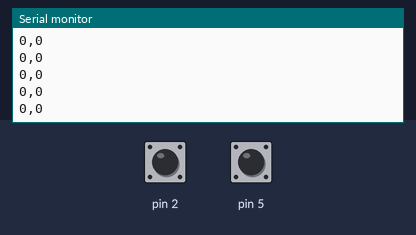
A sketch run on a simulated Arduino Uno, built with avr-gcc and run on an emulated ATmega328P. Parts: the last lines printed to the serial monitor. The test bench sets the inputs (shaded band); at power-on: pin 2 HIGH, pin 5 HIGH.

Above: at 1.2 s.
1.3 s: pin 2 pulled LOW for 0.15 s
At 1.31 s:
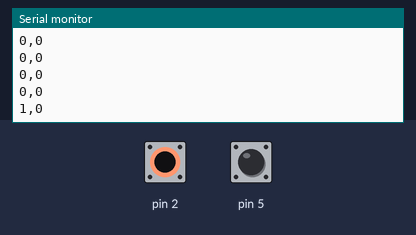
2.9 s: pin 5 pulled LOW for 0.15 s
At 2.91 s:
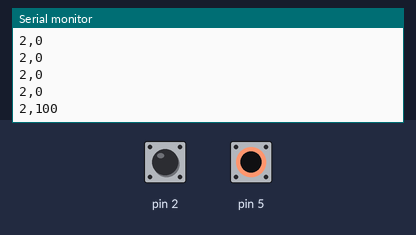
4.5 s: pin 2 pulled LOW for 1 s
At 4.51 s:
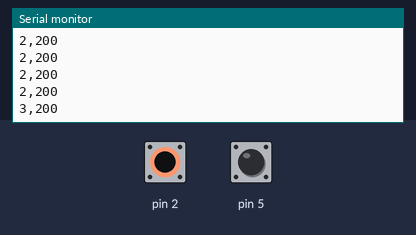
7.0 s: pin 5 pulled LOW for 1 s
At 7.01 s:
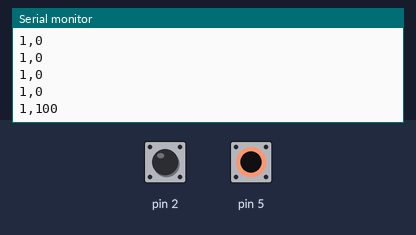
Timing chart, 0 to 10.0 s (numbered marks = the images above; inputs shaded):
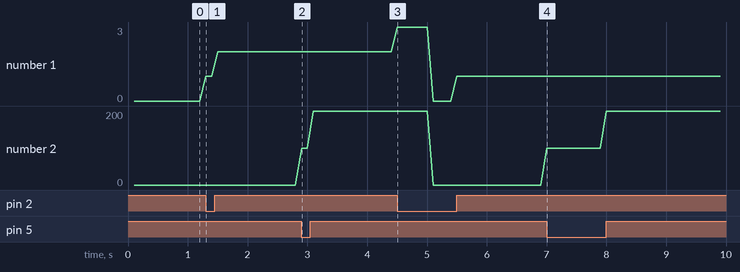

Measured:
- after the input at 1.3 s, the serial monitor: prints a new line at once (image 1)
- after the input at 2.9 s, the serial monitor: prints a new line at once (image 2)
- after the input at 4.5 s, the serial monitor: prints a new line at once (image 3)
- after the input at 7.0 s, the serial monitor: prints a new line at once (image 4)
- plotted number 1: 0 → 2 after the input at 1.3 s, 2 → 1 after the input at 4.5 s
- plotted number 2: 0 → 200 after the input at 2.9 s

The sketch:

register_test.ino
```cpp
#define EXTERNAL_SW 0x20 // PD5 핀
#define Encoder_output_1 0x04 // PD2 핀

volatile int count = 0;
volatile int val = 0;

void setup() {
  // 시리얼 통신 초기화
  Serial.begin(9600); // baudrate 9600

  // 외부 스위치 설정
  DDRD &= ~EXTERNAL_SW; // 외부 스위치 핀을 입력으로 설정
  PORTD |= EXTERNAL_SW; // 풀업

  // 인터럽트 설정
  PCICR |= 0x04; // PCIE2 비트 활성
  PCMSK2 |= EXTERNAL_SW; // PCINT21 비트 활성화

  // 엔코더 인터럽트 설정 (레지스터 사용)
  DDRD &= ~Encoder_output_1; // 엔코더 핀을 입력으로 설정
  PORTD |= Encoder_output_1; // 풀업 저항
  EICRA |= (1 << ISC00);
  EIMSK |= (1 << INT0);

  Serial.println("Setup complete"); // 디버깅 메시지 출력
}

void loop() {
  // 0.1초마다 펄스 카운트 값을 시리얼 모니터에 출력하고 5초마다 초기화
  static unsigned long last_time = 0;
  static unsigned long start_time = 0;
  unsigned long current_time = millis();

  if (current_time - last_time >= 100) {
    String message = String(count) + "," + String(val); // 두 값을 쉼표로 구분하여 문자열로 변환
    Serial.println(message);

    last_time = current_time;
  }

  if (current_time - start_time >= 5000) { // 5초마다 실행
    count = 0;
    val = 0;
    start_time = current_time;
  }
}

ISR(PCINT2_vect) {
  // 외부 스위치 인터럽트 처리
  val += 100;
}

ISR(INT0_vect) {
  // 엔코더 인터럽트 처리 (레지스터 사용)
  count++;
}
```
